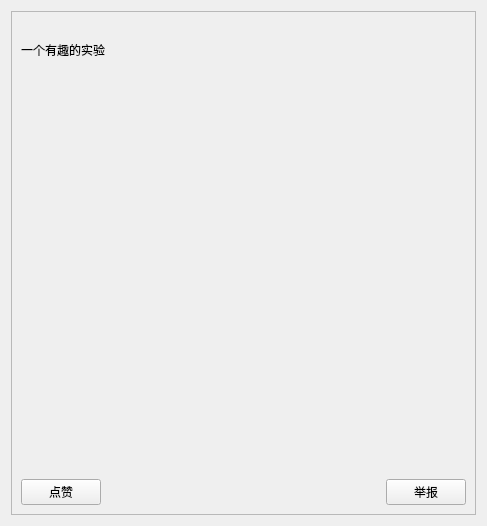
<?xml version="1.0" encoding="UTF-8"?>
<ui version="4.0">
 <class>ListItem</class>
 <widget class="QWidget" name="ListItem">
  <property name="geometry">
   <rect>
    <x>0</x>
    <y>0</y>
    <width>487</width>
    <height>526</height>
   </rect>
  </property>
  <property name="windowTitle">
   <string>Form</string>
  </property>
  <layout class="QGridLayout" name="gridLayout_2">
   <item row="0" column="0">
    <widget class="QFrame" name="ListItemFram">
     <property name="frameShape">
      <enum>QFrame::StyledPanel</enum>
     </property>
     <property name="frameShadow">
      <enum>QFrame::Raised</enum>
     </property>
     <layout class="QGridLayout" name="gridLayout">
      <item row="3" column="0">
       <layout class="QHBoxLayout" name="horizontalLayout">
        <property name="spacing">
         <number>6</number>
        </property>
        <item>
         <widget class="QPushButton" name="btnEntry">
          <property name="text">
           <string>点赞</string>
          </property>
         </widget>
        </item>
        <item>
         <spacer name="horizontalSpacer">
          <property name="orientation">
           <enum>Qt::Horizontal</enum>
          </property>
          <property name="sizeHint" stdset="0">
           <size>
            <width>40</width>
            <height>20</height>
           </size>
          </property>
         </spacer>
        </item>
        <item>
         <widget class="QPushButton" name="btnReport">
          <property name="text">
           <string>举报</string>
          </property>
         </widget>
        </item>
       </layout>
      </item>
      <item row="1" column="0">
       <widget class="QLabel" name="label">
        <property name="text">
         <string>一个有趣的实验</string>
        </property>
       </widget>
      </item>
      <item row="2" column="0">
       <spacer name="verticalSpacer">
        <property name="orientation">
         <enum>Qt::Vertical</enum>
        </property>
        <property name="sizeHint" stdset="0">
         <size>
          <width>20</width>
          <height>237</height>
         </size>
        </property>
       </spacer>
      </item>
      <item row="0" column="0">
       <widget class="QLabel" name="label_2">
        <property name="text">
         <string/>
        </property>
        <property name="pixmap">
         <pixmap resource="../resource.qrc">:/image/emoji_celebrate.png</pixmap>
        </property>
        <property name="alignment">
         <set>Qt::AlignCenter</set>
        </property>
       </widget>
      </item>
     </layout>
    </widget>
   </item>
  </layout>
 </widget>
 <resources>
  <include location="../resource.qrc"/>
 </resources>
 <connections/>
</ui>
